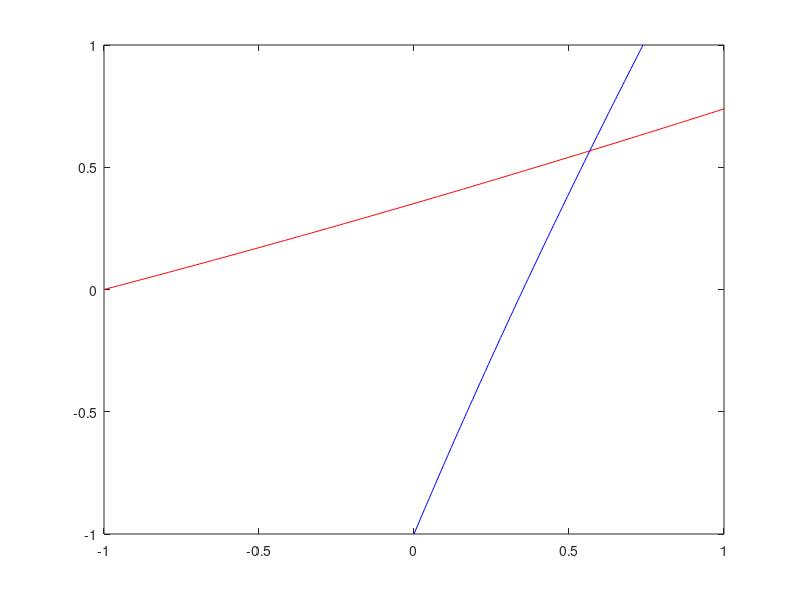

Write MATLAB code to recreate this figure.
%% Fichero script grafsolve.m
x=-1:0.01:1;
[X,Y]=meshgrid(x);
Z1=2*X-Y-exp(-X);
Z2=-X+2*Y-exp(-Y);
contour(X,Y,Z1,[0,0],'b')
hold on
contour(X,Y,Z2,[0,0],'r')
hold off
shg
